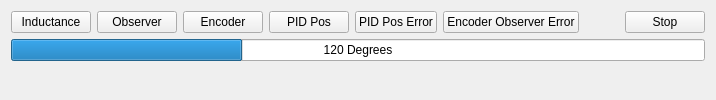
        <widget class="QWidget" name="tab_3">
         <attribute name="title">
          <string>Rotor Position</string>
         </attribute>
         <layout class="QVBoxLayout" name="verticalLayout_5">
          <item>
           <layout class="QGridLayout" name="gridLayout_8">
            <item row="0" column="0">
             <widget class="QPushButton" name="detectButton">
              <property name="text">
               <string>Inductance</string>
              </property>
             </widget>
            </item>
            <item row="0" column="7">
             <widget class="QPushButton" name="stopDetectButton">
              <property name="text">
               <string>Stop</string>
              </property>
             </widget>
            </item>
            <item row="0" column="4">
             <widget class="QPushButton" name="detectPidPosErrorButton">
              <property name="text">
               <string>PID Pos Error</string>
              </property>
             </widget>
            </item>
            <item row="0" column="2">
             <widget class="QPushButton" name="detectEncoderButton">
              <property name="text">
               <string>Encoder</string>
              </property>
             </widget>
            </item>
            <item row="0" column="1">
             <widget class="QPushButton" name="detectObserverButton">
              <property name="text">
               <string>Observer</string>
              </property>
             </widget>
            </item>
            <item row="0" column="5">
             <widget class="QPushButton" name="detectEncoderObserverErrorButton">
              <property name="text">
               <string>Encoder Observer Error</string>
              </property>
             </widget>
            </item>
            <item row="0" column="6">
             <spacer name="horizontalSpacer_36">
              <property name="orientation">
               <enum>Qt::Horizontal</enum>
              </property>
              <property name="sizeHint" stdset="0">
               <size>
                <width>40</width>
                <height>20</height>
               </size>
              </property>
             </spacer>
            </item>
            <item row="0" column="3">
             <widget class="QPushButton" name="detectPidPosButton">
              <property name="text">
               <string>PID Pos</string>
              </property>
             </widget>
            </item>
           </layout>
          </item>
          <item>
           <widget class="QProgressBar" name="rotorPosBar">
            <property name="maximum">
             <number>359</number>
            </property>
            <property name="value">
             <number>120</number>
            </property>
            <property name="format">
             <string>%v Degrees</string>
            </property>
           </widget>
          </item>
          <item>
           <widget class="QCustomPlot" name="realtimePlotPosition" native="true">
            <property name="sizePolicy">
             <sizepolicy hsizetype="Preferred" vsizetype="MinimumExpanding">
              <horstretch>0</horstretch>
              <verstretch>0</verstretch>
             </sizepolicy>
            </property>
           </widget>
          </item>
         </layout>
        </widget>
